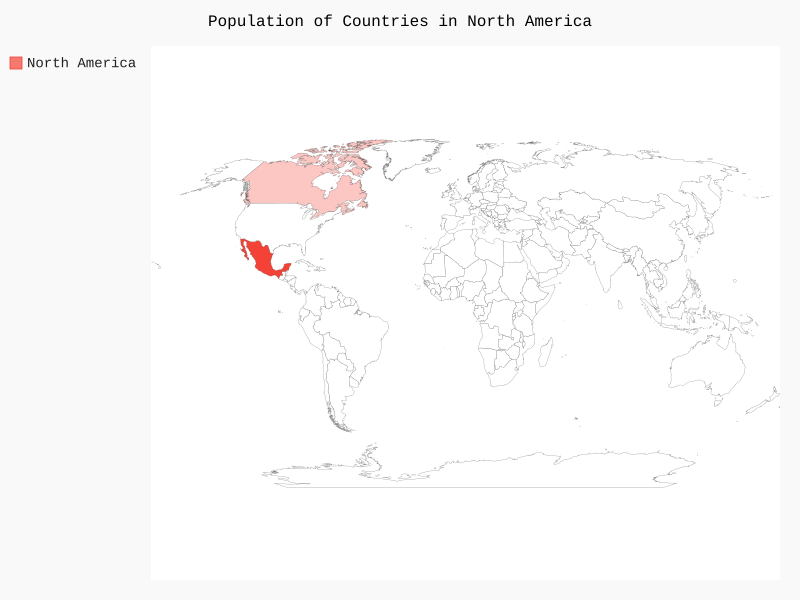

Write Python code to recreate this figure.
import pygal_maps_world.maps

# 显示三个地区的人口数量
wm=pygal_maps_world.maps.World()
wm.title='Population of Countries in North America'
wm.add('North America',{'ca':34126000,'mx':113423000})

wm.render_to_file('na_population.svg')
